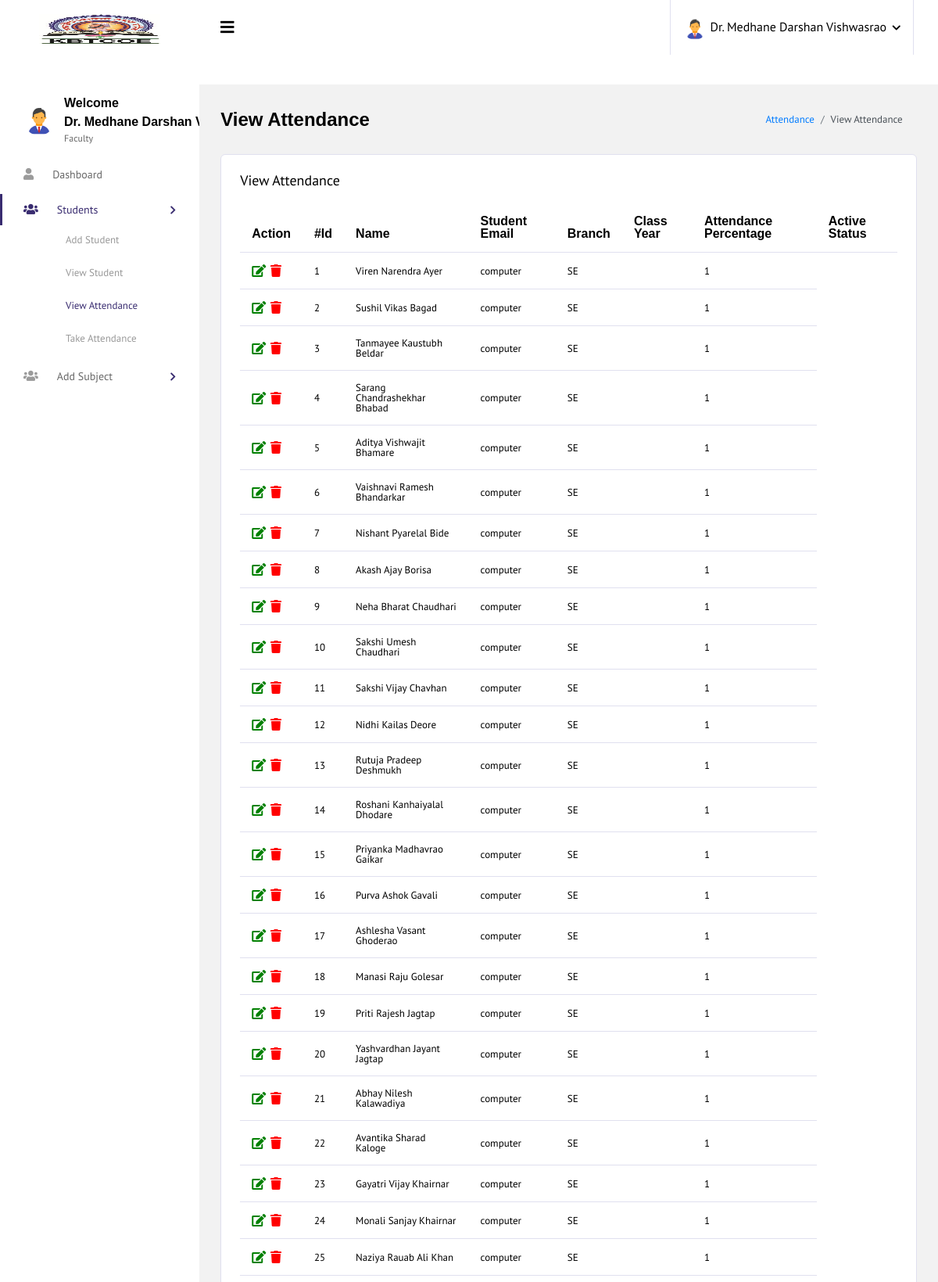
Screenshot of /Faculty/view_attendance.php (signed in, upper part) with the database file from the repository.
### tables this page shows
CREATE TABLE `stud_attend` (
  `s_id` int NOT NULL,
  `s_name` varchar(50) DEFAULT NULL,
  `s_email` varchar(50) DEFAULT NULL,
  `s_branch` varchar(50) DEFAULT NULL,
  `s_class_year` varchar(50) DEFAULT NULL,
  `s_attendance` varchar(50) DEFAULT NULL,
  `s_status` varchar(50) DEFAULT NULL,
  `s_generated_time` timestamp NOT NULL DEFAULT CURRENT_TIMESTAMP ON UPDATE CURRENT_TIMESTAMP
);

### Faculty/view_attendance.php (the view, shortened to what this page needs)
 <!DOCTYPE html>
<html lang="en">
<button type="button" class="btn btn-primary" data-bs-toggle="modal" data-bs-target="#exampleModal">
</button>
<head>
  <link rel="stylesheet" href="vendors/iconfonts/font-awesome/css/all.min.css">
  <link rel="stylesheet" href="vendors/css/vendor.bundle.base.css">
  <link rel="stylesheet" href="vendors/css/vendor.bundle.addons.css">
  <link rel="stylesheet" href="css/style.css">
</head>
<body>
  <div class="container-scroller">
      <?php include "header.php";?>
    <div class="container-fluid page-body-wrapper">
      <?php include "navbar.php";?>
      <div class="main-panel">
        <div class="content-wrapper">
          <div class="page-header">
            <h3 class="page-title">
              View Attendance
            </h3>
            <nav aria-label="breadcrumb">
              <ol class="breadcrumb">
                <li class="breadcrumb-item"><a href="#">Attendance</a></li>
                <li class="breadcrumb-item active" aria-current="page">View Attendance</li>
              </ol>
            </nav>
          </div>
          <div class="card">
            <div class="card-body">
              <h4 class="card-title">View Attendance</h4>
              <div class="row">
                <div class="col-12">
                  <div class="table-responsive">
                    <table id="order-listing" class="table">
                      <thead>
                        <tr>
                          <th>Action</th>
                          <th>#Id</th>
                          <th>Name</th>
                          <th>Student Email</th>
                          <th>Branch</th>
                          <th>Class Year</th>
                          <th>Attendance Percentage</th>
                          <th>Active Status</th>
                        </tr>
                      </thead>
                      <tbody>
                    <?php
                            require 'db.php';
                            $select = "select * from stud_attend where s_status ='1'";
                              if ($result = $con->query($select))
                                 {
                                       while ($data = $result->fetch_assoc())
                                       {
                                          echo'
                        <tr>
                          <td style="font-size: 16px;">
                          <a href="update_attendance.php?s_id='.$data["s_id"].'">
                          <i class="fas fa-edit " style="margin-right:3%;color: green" ></i>
                         <!-- <a href="edit_student.php?f_id='.$data["s_id"].'">
                          <i class="fas fa-eye " style="color: blue" ></i> -->
                           <a href="javascript:;" class="del" data-userid = '.$data["s_id"].'><i class="fas fa-trash" style="color: red"></i></a>
                           </td>
                          <td >'.$data["s_id"].'</td>
                          <td >'.$data["s_name"].'</td>
                          <td >'.$data["s_branch"].'</td>
                          <td >'.$data["s_class_year"].'</td>
                          <td >'.$data["s_attendance"].'</td>
                          <td >'.$data["s_status"].'</td>
                        </tr>
                        ';}}?>
                      </tbody>
                    </table>
                  </div>
                </div>
              </div>
            </div>
          </div>
        </div>
      </div>
    </div>
  </div>
</body>
</html>

### rows the page displays
stud_attend: s_id "1", s_name "Viren Narendra Ayer", s_branch "computer", s_class_year "SE", s_status "1"
stud_attend: s_id "2", s_name "Sushil Vikas Bagad", s_branch "computer", s_class_year "SE", s_status "1"
stud_attend: s_id "3", s_name "Tanmayee Kaustubh Beldar", s_branch "computer", s_class_year "SE", s_status "1"
stud_attend: s_id "4", s_name "Sarang Chandrashekhar Bhabad", s_branch "computer", s_class_year "SE", s_status "1"
stud_attend: s_id "5", s_name "Aditya Vishwajit Bhamare", s_branch "computer", s_class_year "SE", s_status "1"
stud_attend: s_id "6", s_name "Vaishnavi Ramesh Bhandarkar", s_branch "computer", s_class_year "SE", s_status "1"
stud_attend: s_id "7", s_name "Nishant Pyarelal Bide", s_branch "computer", s_class_year "SE", s_status "1"
stud_attend: s_id "8", s_name "Akash Ajay Borisa", s_branch "computer", s_class_year "SE", s_status "1"
stud_attend: s_id "9", s_name "Neha Bharat Chaudhari", s_branch "computer", s_class_year "SE", s_status "1"
stud_attend: s_id "10", s_name "Sakshi Umesh Chaudhari", s_branch "computer", s_class_year "SE", s_status "1"
stud_attend: s_id "11", s_name "Sakshi Vijay Chavhan", s_branch "computer", s_class_year "SE", s_status "1"
stud_attend: s_id "12", s_name "Nidhi Kailas Deore", s_branch "computer", s_class_year "SE", s_status "1"
stud_attend: s_id "13", s_name "Rutuja Pradeep Deshmukh", s_branch "computer", s_class_year "SE", s_status "1"
stud_attend: s_id "14", s_name "Roshani Kanhaiyalal Dhodare", s_branch "computer", s_class_year "SE", s_status "1"
stud_attend: s_id "15", s_name "Priyanka Madhavrao Gaikar", s_branch "computer", s_class_year "SE", s_status "1"
stud_attend: s_id "16", s_name "Purva Ashok Gavali", s_branch "computer", s_class_year "SE", s_status "1"
stud_attend: s_id "17", s_name "Ashlesha Vasant Ghoderao", s_branch "computer", s_class_year "SE", s_status "1"
stud_attend: s_id "18", s_name "Manasi Raju Golesar", s_branch "computer", s_class_year "SE", s_status "1"
stud_attend: s_id "19", s_name "Priti Rajesh Jagtap", s_branch "computer", s_class_year "SE", s_status "1"
stud_attend: s_id "20", s_name "Yashvardhan Jayant Jagtap", s_branch "computer", s_class_year "SE", s_status "1"
stud_attend: s_id "21", s_name "Abhay Nilesh Kalawadiya", s_branch "computer", s_class_year "SE", s_status "1"
stud_attend: s_id "22", s_name "Avantika Sharad Kaloge", s_branch "computer", s_class_year "SE", s_status "1"
stud_attend: s_id "23", s_name "Gayatri Vijay Khairnar", s_branch "computer", s_class_year "SE", s_status "1"
stud_attend: s_id "24", s_name "Monali Sanjay Khairnar", s_branch "computer", s_class_year "SE", s_status "1"
stud_attend: s_id "25", s_name "Naziya Rauab Ali Khan", s_branch "computer", s_class_year "SE", s_status "1"

### other values shown
$_SESSION['auth_user_faculty']['user_name'] "Dr. Medhane Darshan Vishwasrao"
$_SESSION['auth_user_faculty']['user_name'] "Dr. Medhane Darshan…"
